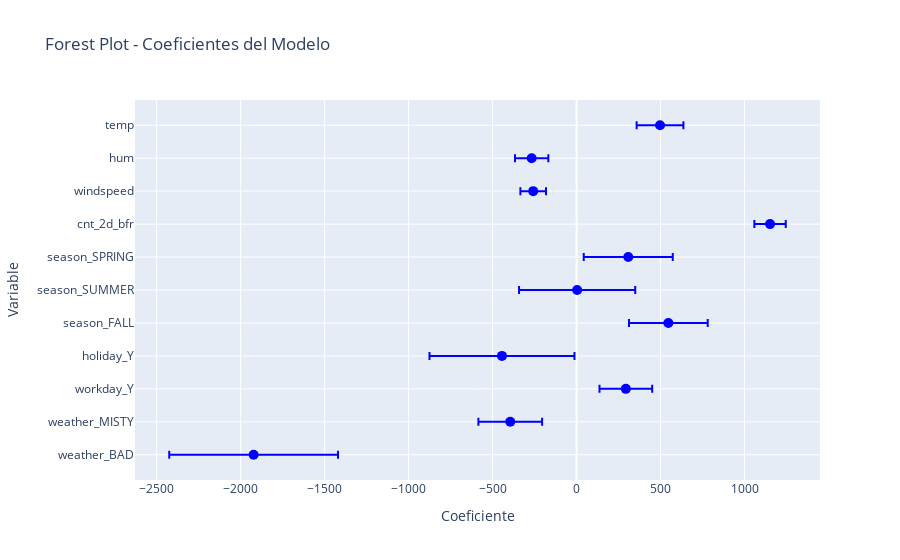

The cell this chart's notebook holds for it:
### Code cell
coef_df2 = pd.DataFrame({
    'Variable': model2.params.index,
    'Coeficiente': model2.params.values,
    'CI_lower': model2.conf_int()[0],
    'CI_upper': model2.conf_int()[1]
})
coef_df2 = coef_df2[coef_df2['Variable'] != 'const'] #quitar el intercepto
coef_df2['error'] = coef_df2['CI_upper'] - coef_df2['Coeficiente']

fig = go.Figure()

fig.add_trace(go.Scatter(
    x=coef_df2['Coeficiente'],
    y=coef_df2['Variable'],
    error_x=dict(
        type='data',
        symmetric=False,
        array=coef_df2['CI_upper'] - coef_df2['Coeficiente'],
        arrayminus=coef_df2['Coeficiente'] - coef_df2['CI_lower']
    ),
    mode='markers',
    marker=dict(color='blue', size=10),
    orientation='h'
))

fig.update_layout(
    title='Forest Plot - Coeficientes del Modelo',
    xaxis_title='Coeficiente',
    yaxis_title='Variable',
    yaxis=dict(autorange="reversed")  # Para que la primera variable quede arriba
)

fig.show()

### Figure 1 — Plotly figure (JSON) as saved in the notebook; plotly's stock layout.template omitted (floating-point values rounded to 4 significant figures)
{"data": [{"error_x": {"array": [139.3, 99.22, 76.22, 93.44, 265.0, 345.8, 234.3, 431.6, 156.8, 189.6, 502.3], "arrayminus": [139.3, 99.22, 76.22, 93.44, 265.0, 345.8, 234.3, 431.6, 156.8, 189.6, 502.3], "symmetric": false, "type": "data"}, "marker": {"color": "blue", "size": 10}, "mode": "markers", "orientation": "h", "type": "scatter", "x": [496.8, -267.3, -258.3, 1152.0, 307.6, 3.3, 546.3, -444.0, 293.3, -394.8, -1923.0], "y": ["temp", "hum", "windspeed", "cnt_2d_bfr", "season_SPRING", "season_SUMMER", "season_FALL", "holiday_Y", "workday_Y", "weather_MISTY", "weather_BAD"]}], "layout": {"title": {"text": "Forest Plot - Coeficientes del Modelo"}, "xaxis": {"title": {"text": "Coeficiente"}}, "yaxis": {"autorange": "reversed", "title": {"text": "Variable"}}}}
